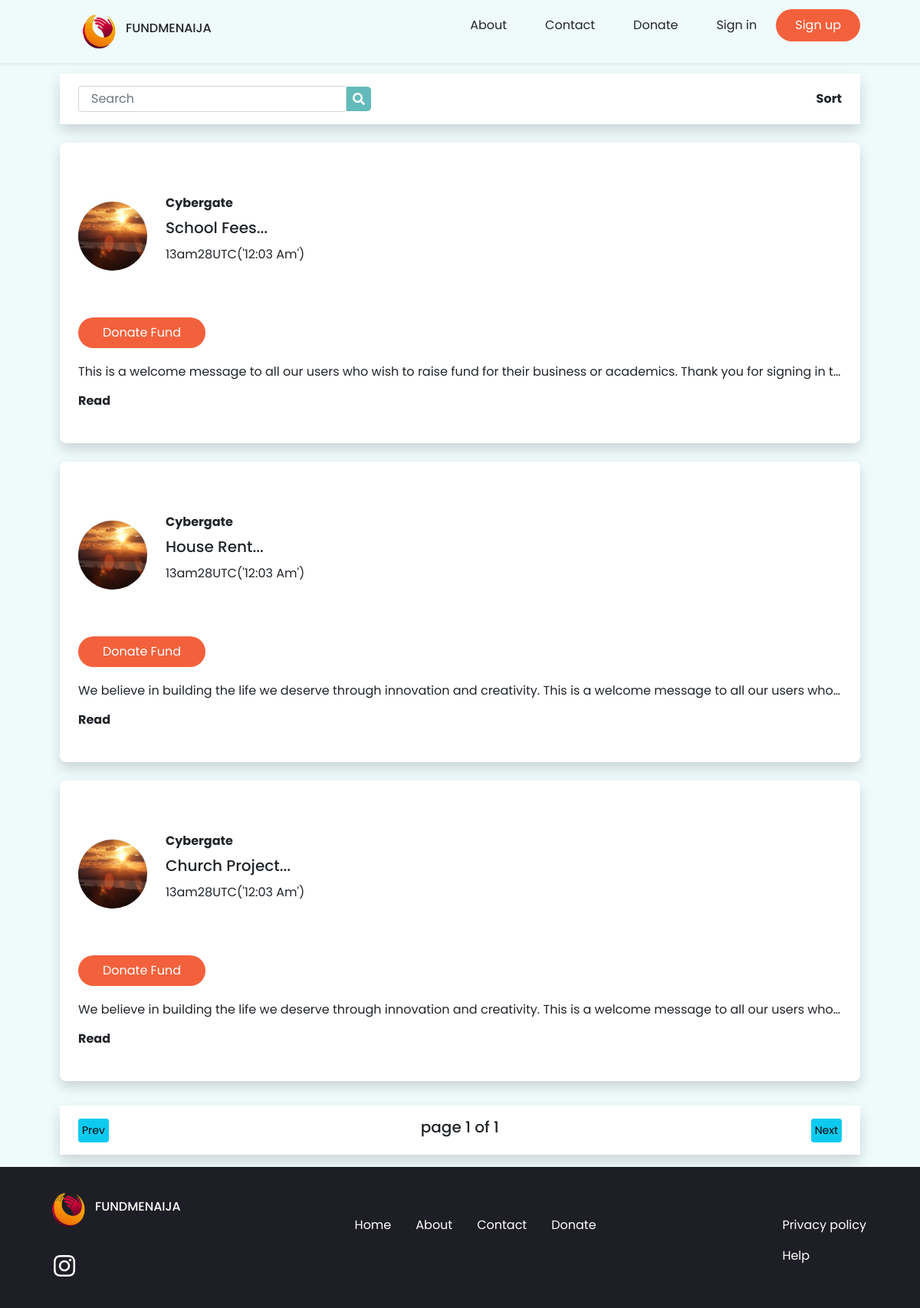
Page /auth/donate.php on the committed database.
### tables this page shows
CREATE TABLE `customer_detail` (
  `C_No` int(11) NOT NULL,
  `Account_No` varchar(12) NOT NULL,
  `C_First_Name` text NOT NULL,
  `C_Last_Name` text NOT NULL,
  `C_Mobile_No` varchar(10) NOT NULL,
  `C_Email` varchar(200) NOT NULL,
  `C_Pincode` varchar(6) NOT NULL,
  `C_Adhar_Doc` varchar(500) NOT NULL,
  `C_Pan_Doc` varchar(500) NOT NULL,
  `Create_Date` date NOT NULL DEFAULT current_timestamp(),
  `ProfileColor` varchar(100) NOT NULL,
  `ProfileImage` varchar(400) NOT NULL,
  `Bio` varchar(100) NOT NULL
);

CREATE TABLE `_issues` (
  `id` int(11) NOT NULL,
  `user_id` varchar(255) NOT NULL,
  `user_username` varchar(255) NOT NULL,
  `avatar` text NOT NULL,
  `issue_title` varchar(255) NOT NULL,
  `issue_body` text NOT NULL,
  `issue_time` varchar(255) NOT NULL
);

### auth/donate.php (the view, shortened to what this page needs)
<?php
    include_once('../inc/conn.php');
    $query_issues = 'SELECT * FROM `_issues` ORDER BY "post_time" DESC';
    $return_issues = mysqli_query($conn, $query_issues);
    $posts = array();
    if(mysqli_num_rows($return_issues) > 0){
        while($row = mysqli_fetch_assoc($return_issues)){
            $posts[] = $row;
        }
    }else{
        $posts[] = array("error"=>"NO Donations Found");
    }
?>
<!DOCTYPE html>
<html lang="en">
  <head>
    <link rel="stylesheet" href="https://use.fontawesome.com/releases/v5.0.7/css/all.css">
    <link href="https://cdn.jsdelivr.net/npm/bootstrap@5.0.0-beta2/dist/css/bootstrap.min.css" rel="stylesheet">
    <link  href="../asserts/css/preloader.css" rel="stylesheet">
    <link href="../asserts/css/styles.css" type="text/css" rel="stylesheet">
  </head>
  <body>
    <section class='Donation'>
        <header class='shadow-sm'>
            <div class="container d-flex justify-content-between align-items-center py-2 px-lg-5">
                <a href='../index.php' class="logo-container nav-link d-flex align-items-center">
                    <div style="width: 70px; height: 50px; position: relative;">
                        <img src="../assets/img/Logo3.png" alt="Logo" class="img-fluid" style="width: 100%; height: 100%; position: absolute" />
                    </div>
                    <div class="logo h6 text-dark">FUNDMENAIJA</div>
                </a>
                <ul class="list-unstyled desktop">
                    <div class="d-flex align-items-center">
                        <li>
                            <a href='./about.php' class='nav-link text-dark mx-lg-2 py-2 px-3' id='nav-link'>About</a>
                        </li>
                        <li>
                            <a href='./contact.php' class="nav-link text-dark mx-lg-2 py-2 px-3" id='nav-link'>Contact</a>
                        </li>
                        <li>
                            <a href='./donate.php' class="nav-link text-dark mx-lg-2 py-2 px-3" id='nav-link'>Donate</a>
                        </li>
                        <?php
                        if(isset($_SESSION['username']) || isset($_SESSION['AccountNo']) || isset($_SESSION['accountNo'])){
                            echo '<li><a id="nav-link" class="nav-link scrollto text-dark" href="../user/logout.php">Logout</a></li>';
                        }else{
                            echo '<li>
                            <a href="../user/login.php" class="nav-link mx-lg-2 py-2 px-3 text-dark" id="nav-link">Sign in</a>
                        </li>
                        <li>
                            <button>
                                <a href="../user/createAccount.php"
                                    class="nav-link font-weight-bold text-white px-4">Sign up
                                </a>
                            </button>
                        </li>';
                        }
                    ?>
                    </div>
                </ul>
            </div>
        </header>
    </section>
    <div class="container py-3 px-lg-5">
        <nav class='shadow bg-white d-flex justify-content-between align-items-center px-4 py-3' style="margin-top: 5em">
            <form class='d-flex align-items-center'>
                <input type="text" class="form-control py-1 px-3"
                style="border-top-right-radius: 0px, border-bottom-right-radius: 0px
                " placeholder='Search'/>
                <i class="fa fa-search text-white p-2"
                    style="background: #63baba; border-top-right-radius: 5px; border-bottom-right-radius: 5px
                "></i>
            </form>
            <b class='light-cyan-color hover'>Sort</b>
        </nav>
        <?php foreach($posts as $post): ?>
            <?php
                $query_customer = 'SELECT `C_Pan_Doc` FROM `customer_detail` WHERE `C_No`='.$post['user_id'];
                    $return_customer = mysqli_query($conn, $query_customer);
                    if(mysqli_num_rows($return_customer) > 0){
                        while($row = mysqli_fetch_assoc($return_customer)){
                            $customer = $row;
            ?>
            <section class="Fundraiser p-4 bg-white my-4 shadow">
                <div class="row justify-content-between">
                    <div class='col-md-6 d-flex justify-content-center1 align-items-center'>
                        <div class='fundraiser-img'>
                            <picture>
                                <img src="../user/<?php echo $customer['C_Pan_Doc'];?>" alt="profile image"
                                    class="img-fluid mx-lg-0 mx-auto"
                                />
                            </picture>
                        </div>
                        <div class="mx-lg-4 mt-lg-0 mt-3 mx-3" id='<?php echo "donation".$post["id"]; ?>'>
                            <div class="fundraiser-name col-md-12">
                                <b class='text-capitalize'><?php echo $post['user_username']; ?></b>
                                <div class="h5 my-2" style="font-weight: 500">
                                    <?php echo substr($post['issue_title'], 0, 100); ?>...
                                </div>
                                <p class='address text-capitalize'><?php echo date($post['issue_time']); ?></span></p>
                            </div>
                        </div>
                    </div>
                    <div class="col-md-6 d-flex">
                    </div>
                </div>
                <div class="description">
                    <button class='px-3 my-2 hover' style='background: #f3613c;'>
                        <a href="./pay.php?user_id=<?php echo $post['user_id']; ?>&issue_id=<?php echo $post['id']; ?>" class='nav-link text-white' id="1">Donate Fund</a>
                    </button>
                    <p class='write-up my-2' id='<?php echo $post['id']; ?>'><?php echo $post['issue_body']; ?></p>
                    <p class='hover cursor'><b class="detailsBtn" id='<?php echo $post['id']; ?>'>Read</b></p>
                </div>
            </section>
            <?php
                    }
                }else{
                    $customers[] = array("error"=>"NO User Found");
                }
            ?>
        <?php endforeach; ?>
        <nav class='shadow bg-white d-flex justify-content-between align-items-center px-4 py-3' style="margin-top: 2em">
            <input type="button" class='btn btn-sm btn-info p-1' value="Prev">
                <h5>page 1 of 1</h5>
            <input type="button" class='btn btn-sm btn-info p-1' value="Next">
        </nav>
    </div>
    <footer  style="background: #1e1e26; display: flex; justify-content: center">
        <div class="container px-4 d-lg-flex justify-content-between align-items-baseline text-white">
            <span>
                <div class="d-flex align-items-center my-lg-0 my-5">
                    <div style="width: 70px; height: 50px; position: relative;">
                        <img src="../assets/img/Logo3.png" alt="Logo" class="img-fluid" style="width: 100%; height: 100%; position: absolute" />
                    </div>
                    <div class="logo h6 text-white">FUNDMENAIJA</div>
                </div>
                <div class="d-flex social-icons my-4">
                    <a href='<?php echo INSTAGRAM; ?>' class='nav-link text-white'>
                        <i class='fab fa-instagram fa-2x'></i>
                    </a>
                </div>
            </span>
            <ul class="list-unstyled my-5 d-lg-flex">
                <li class='my-2'>
                    <a href='../index.php' class='nav-link text-white'>Home</a>
                </li>
                <li class='my-2'>
                    <a href='./about.php' class='nav-link text-white'>About</a>
                </li>
                <li class='my-2'>
                    <a href='./contact.php' class='nav-link text-white'>Contact</a>
                </li>
                <li class='my-2'>
                    <a href='./donate.php' class='nav-link text-white'>Donate</a>
                </li>
            </ul>
            <ul class="list-unstyled my-5">
                <li><a href='#' class='nav-link text-white'>Privacy policy</a></li>
                <li><a href='#' class='nav-link text-white'>Help</a></li>
            </ul>
        </div>
    </footer>
</body>
</html>

### asserts/css/styles.css (style rules this page uses)
:root { --Light-Green: #bfdf32; --Very-dark-blue: #15242b; --Orange: #f3613c; --White: #fff; --Font-weight: 700; --Very-Dark-green: #15242b; --Card-color: #1e1e26; --Orange: #f3613c; }
body { background: hsl(180, 52%, 96%); font-size: 1em; font-family: 'Poppins', sans-serif; }
* { transition: 0.3s; padding: 0; margin: 0; }
.cursor { cursor: pointer; }
header { width: 100%; z-index: 999; transition: 0.3s; position: fixed; top: 0; }
.logo-container { cursor: pointer; border: none !important; background: transparent !important; }
header a { transition: 0.3s; transform: scale(1); border-radius: 30px; color: var(--White); border: 1px solid transparent; }
button { border-radius: 30px !important; background: var(--Orange) !important; border: none !important; transition: 0.3s; }
.Fundraiser { width: 100%; border-radius: 8px; }
.Fundraiser p, .about p { text-align: justify; line-height: 30px; }
.Fundraiser .fundraiser-img { width: 90px; height: 90px; position: relative; }
.Fundraiser .fundraiser-img img { width: 100%; height: 100%; position: absolute; border-radius: 100%; }
.Fundraiser .address { color: var(--Cyan); }

### rows in the picture
_issues: user_username "Cybergate", issue_title "School Fees", issue_time "13am28UTC('12:03 Am')", issue_body "This is a welcome message to all our users who wish to raise fund for their business or academics. Thank you for signing in t…"
customer_detail: C_Pan_Doc (picture)
_issues: user_username "Cybergate", issue_title "House Rent", issue_time "13am28UTC('12:03 Am')", issue_body "We believe in building the life we deserve through innovation and creativity. This is a welcome message to all our users who…"
_issues: user_username "Cybergate", issue_title "Church Project", issue_time "13am28UTC('12:03 Am')", issue_body "We believe in building the life we deserve through innovation and creativity. This is a welcome message to all our users who…"
